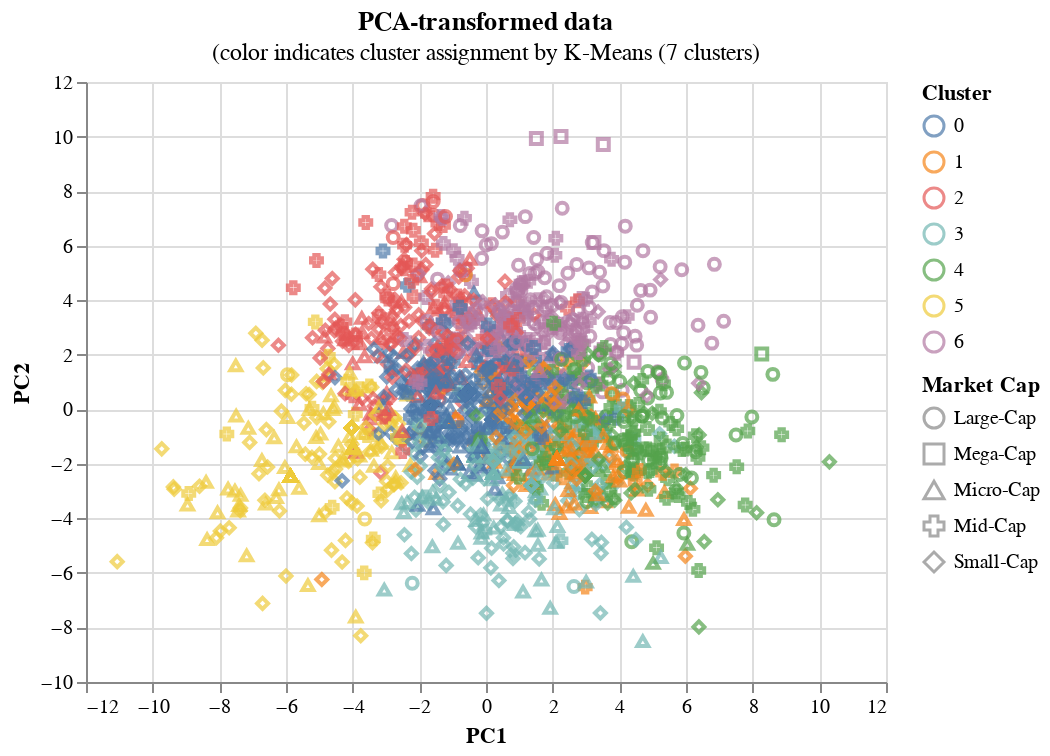

Notebook code cell kept with this figure:
### Code cell
# Plot PCA-transformed data along first two principal components
# Use cluster labels for color, Market Cap for shape
PCA_viz = alt.Chart(
    labelled_PCA_df,
    title=alt.Title(
        'PCA-transformed data',
        subtitle='(color indicates cluster assignment by K-Means (7 clusters)'
    )
).mark_point().encode(
    alt.X('PC1'),
    alt.Y('PC2'),
    color='Cluster:N',
    shape='Market Cap'
).properties(
    width=400,
    height=300
)

PCA_viz

### Figure 1 — Vega-Lite specification as saved in the notebook (floating-point values rounded to 4 significant figures; data arrays with more than 128 entries replaced by an {"elided": "..."} marker saying what was removed)
{"config": {"view": {"continuousWidth": 300, "continuousHeight": 300}}, "data": {"name": "data-081701791920bdc3c35ae22cffb79a64"}, "mark": {"type": "point"}, "encoding": {"color": {"field": "Cluster", "type": "nominal"}, "shape": {"field": "Market Cap", "type": "nominal"}, "x": {"field": "PC1", "type": "quantitative"}, "y": {"field": "PC2", "type": "quantitative"}}, "height": 300, "title": {"text": "PCA-transformed data", "subtitle": "(color indicates cluster assignment by K-Means (7 clusters)"}, "width": 400, "$schema": "https://vega.github.io/schema/vega-lite/v5.20.1.json", "datasets": {"data-081701791920bdc3c35ae22cffb79a64": {"elided": "1905 records"}}}
